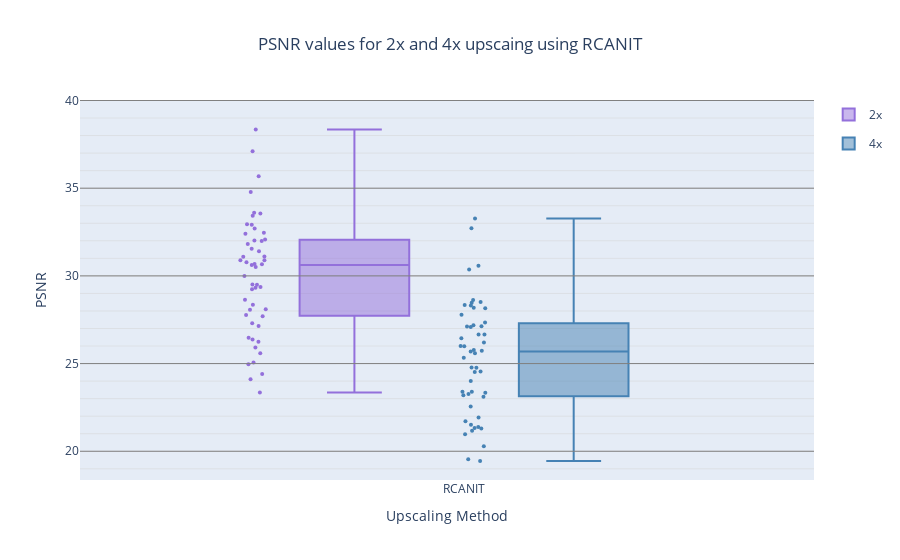

The code cell stored with this chart in its notebook:
### Markdown cell above
#### Plotting PSNR Metrics for 2x and 4x Upscaling for an specific method

### Code cell
import plotly.graph_objects as go
import plotly.express as px



# Choose method RCANIT, SwinIR, Nearest, Lanczos, Bilinear, Bicubic

METHOD = "RCANIT"
# Read from checkpoint 
df = pd.read_excel("psnr_metrics.xlsx")
df = df.drop(columns=['Unnamed: 0'])
df = df[df['Method'] == METHOD] # <-- Method to choose




fig = go.Figure()

fig.add_hline(y=20, line=dict(color='Grey', width=1))
fig.add_hline(y=25, line=dict(color='Grey', width=1))
fig.add_hline(y=30, line=dict(color='Grey', width=1))
fig.add_hline(y=35, line=dict(color='Grey', width=1))
fig.add_hline(y=40, line=dict(color='Grey', width=1))


fig.update_layout(title_text=f'PSNR values for 2x and 4x upscaing using {METHOD}', title_x=0.5)
fig.add_trace(go.Box(x=df['Method'],
                        y=df["PSNR_2x"],
                        legendgroup='2x', name='2x',
                        line_color='mediumpurple', boxpoints='all',pointpos=-1.8, marker=dict(size=4))
                        

             )
fig.add_trace(go.Box(x=df['Method'],
                        y=df["PSNR_4x"],
                        legendgroup='4x', name='4x',
                        line_color='steelblue', boxpoints='all',pointpos=-1.8, marker=dict(size=4))
             )

#fig.update_traces(box_visible=True)
fig.update_layout(boxmode='group')
fig.update_layout(boxgroupgap=0.5, boxgap=0.3)
fig.update_layout(

    xaxis_title="Upscaling Method",
    yaxis_title="PSNR")

# write y-axis title horizontally
# fig.update_yaxes(title_text="PSNR", title_standoff=0, tickangle=0)

fig.update_yaxes(showgrid=True, gridwidth=0.5, gridcolor='LightGrey', 
                 tickvals=[t for t in range(0, 50, 1)],
                 ticktext=[t if (t%5)==0 else " " for t in range(0, 50, 1)],
                 layer='below traces'             
                )
#fig.update_xaxes(showline=True, linewidth=2, linecolor='black')

fig.show()

### Figure 1 — Plotly figure (JSON) as saved in the notebook; plotly's stock layout.template omitted (floating-point values rounded to 4 significant figures)
{"data": [{"boxpoints": "all", "legendgroup": "2x", "line": {"color": "mediumpurple"}, "marker": {"size": 4}, "name": "2x", "pointpos": -1.8, "type": "box", "x": ["RCANIT", "RCANIT", "RCANIT", "RCANIT", "RCANIT", "RCANIT", "RCANIT", "RCANIT", "RCANIT", "RCANIT", "RCANIT", "RCANIT", "RCANIT", "RCANIT", "RCANIT", "RCANIT", "RCANIT", "RCANIT", "RCANIT", "RCANIT", "RCANIT", "RCANIT", "RCANIT", "RCANIT", "RCANIT", "RCANIT", "RCANIT", "RCANIT", "RCANIT", "RCANIT", "RCANIT", "RCANIT", "RCANIT", "RCANIT", "RCANIT", "RCANIT", "RCANIT", "RCANIT", "RCANIT", "RCANIT", "RCANIT", "RCANIT", "RCANIT", "RCANIT", "RCANIT", "RCANIT", "RCANIT", "RCANIT", "RCANIT", "RCANIT", "RCANIT"], "y": [32.45, 32.94, 31.11, 31.41, 29.51, 25.07, 33.43, 34.79, 29.24, 27.77, 30.67, 32.92, 30.68, 31.55, 28.07, 32.0, 27.3, 26.37, 25.59, 24.96, 29.36, 33.56, 23.36, 24.41, 29.33, 30.89, 32.71, 30.89, 32.08, 38.35, 27.15, 24.11, 28.35, 28.63, 25.91, 31.82, 26.47, 30.62, 33.61, 35.68, 32.41, 30.78, 27.71, 26.25, 28.1, 29.5, 30.51, 31.09, 30.0, 37.11, 32.02]}, {"boxpoints": "all", "legendgroup": "4x", "line": {"color": "steelblue"}, "marker": {"size": 4}, "name": "4x", "pointpos": -1.8, "type": "box", "x": ["RCANIT", "RCANIT", "RCANIT", "RCANIT", "RCANIT", "RCANIT", "RCANIT", "RCANIT", "RCANIT", "RCANIT", "RCANIT", "RCANIT", "RCANIT", "RCANIT", "RCANIT", "RCANIT", "RCANIT", "RCANIT", "RCANIT", "RCANIT", "RCANIT", "RCANIT", "RCANIT", "RCANIT", "RCANIT", "RCANIT", "RCANIT", "RCANIT", "RCANIT", "RCANIT", "RCANIT", "RCANIT", "RCANIT", "RCANIT", "RCANIT", "RCANIT", "RCANIT", "RCANIT", "RCANIT", "RCANIT", "RCANIT", "RCANIT", "RCANIT", "RCANIT", "RCANIT", "RCANIT", "RCANIT", "RCANIT", "RCANIT", "RCANIT", "RCANIT"], "y": [28.47, 28.34, 26.01, 25.77, 24.56, 21.39, 28.51, 30.57, 24.78, 23.4, 27.19, 28.18, 25.58, 27.08, 23.34, 25.69, 22.55, 21.92, 21.17, 21.31, 24.01, 28.15, 19.55, 20.29, 24.77, 26.2, 27.78, 25.73, 28.32, 33.27, 21.52, 19.45, 23.2, 23.27, 20.98, 26.66, 21.33, 25.98, 28.62, 30.36, 27.34, 26.65, 23.39, 21.72, 23.11, 24.52, 27.13, 26.45, 25.34, 32.71, 27.11]}], "layout": {"boxgap": 0.3, "boxgroupgap": 0.5, "boxmode": "group", "shapes": [{"line": {"color": "Grey", "width": 1}, "type": "line", "x0": 0, "x1": 1, "xref": "x domain", "y0": 20, "y1": 20, "yref": "y"}, {"line": {"color": "Grey", "width": 1}, "type": "line", "x0": 0, "x1": 1, "xref": "x domain", "y0": 25, "y1": 25, "yref": "y"}, {"line": {"color": "Grey", "width": 1}, "type": "line", "x0": 0, "x1": 1, "xref": "x domain", "y0": 30, "y1": 30, "yref": "y"}, {"line": {"color": "Grey", "width": 1}, "type": "line", "x0": 0, "x1": 1, "xref": "x domain", "y0": 35, "y1": 35, "yref": "y"}, {"line": {"color": "Grey", "width": 1}, "type": "line", "x0": 0, "x1": 1, "xref": "x domain", "y0": 40, "y1": 40, "yref": "y"}], "title": {"text": "PSNR values for 2x and 4x upscaing using RCANIT", "x": 0.5}, "xaxis": {"title": {"text": "Upscaling Method"}}, "yaxis": {"gridcolor": "LightGrey", "gridwidth": 0.5, "layer": "below traces", "showgrid": true, "ticktext": [0, " ", " ", " ", " ", 5, " ", " ", " ", " ", 10, " ", " ", " ", " ", 15, " ", " ", " ", " ", 20, " ", " ", " ", " ", 25, " ", " ", " ", " ", 30, " ", " ", " ", " ", 35, " ", " ", " ", " ", 40, " ", " ", " ", " ", 45, " ", " ", " ", " "], "tickvals": [0, 1, 2, 3, 4, 5, 6, 7, 8, 9, 10, 11, 12, 13, 14, 15, 16, 17, 18, 19, 20, 21, 22, 23, 24, 25, 26, 27, 28, 29, 30, 31, 32, 33, 34, 35, 36, 37, 38, 39, 40, 41, 42, 43, 44, 45, 46, 47, 48, 49], "title": {"text": "PSNR"}}}}
